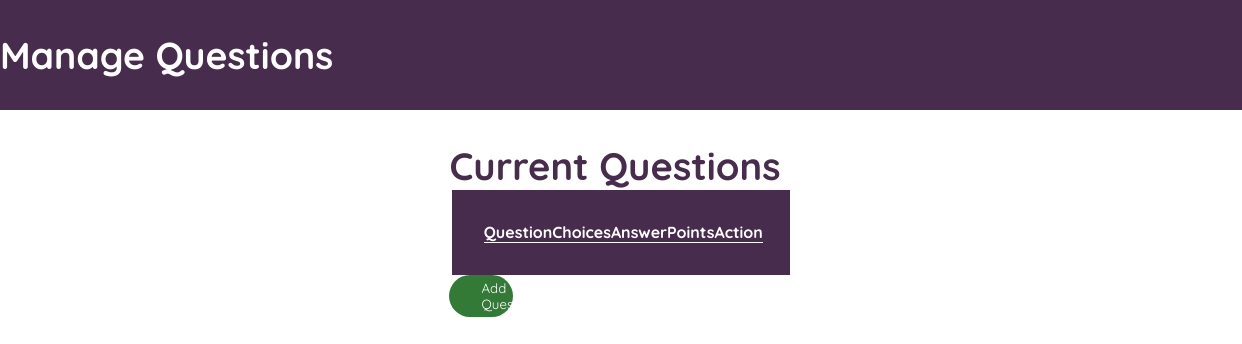
/teachermodule/teacherManageQuestions.php?quiz_code=nmqs001, run on an earlier commit of the app's database.
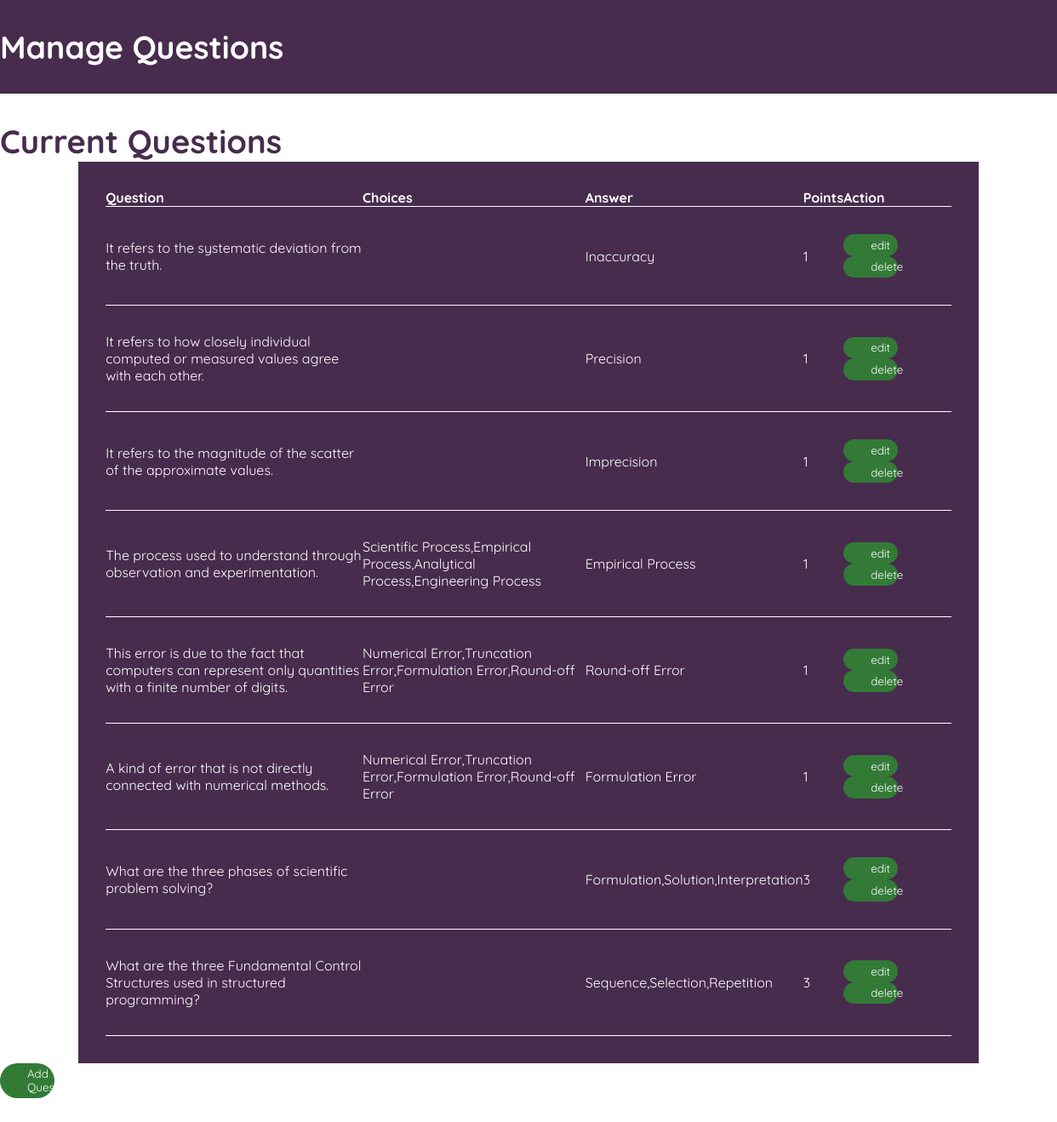
And on a later commit of the database.
### tables this page shows
CREATE TABLE `quiz_inventory` (
  `quiz_code` varchar(45) DEFAULT NULL,
  `type_of_quiz` text DEFAULT NULL,
  `question` text DEFAULT NULL,
  `choices` text DEFAULT NULL,
  `answer` text DEFAULT NULL,
  `points` int(11) DEFAULT NULL
);

### teachermodule/rQuestionsManage.php (the view, shortened to what this page needs)
<?php
    include "config.php";
    $sql = "SELECT * FROM `quiz_inventory` WHERE `quiz_code` = '" . $_SESSION['quiz_code'] . "'";
    $result = mysqli_query($connection, $sql);
    while ($row = $result->fetch_assoc()) {
        echo "<tr>";
        echo "<td>" . $row['question'] . "</td>";
        echo "<td>" . $row['choices'] . "</td>";
        echo "<td>" . $row['answer'] . "</td>";
        echo "<td>" . $row['points'] . "</td>";
        echo "<td>";
        echo "<button class='editQuestion'><a href='teacherEditQuestion.php?quiz_code=" . $_SESSION['quiz_code'] . "&question=". $row['question'] . "'> edit </a></button>";
        echo "<button class='Delete'><a onClick=\"javascript: return confirm('Are you sure you want to delete?');\" href='dQuestion.php?quiz_code=" . $_SESSION['quiz_code'] . "&question=" . $row['question'] . "'>delete</a></button>";
        echo "</td>";
        echo "</tr>";
    }
?>

What changed in the data, as far as the page shows it:
added quiz_inventory: question "It refers to the systematic deviation from the truth.", answer "Inaccuracy", points "1"
added quiz_inventory: question "It refers to how closely individual computed or measured values agree with each other.", answer "Precision", points "1"
added quiz_inventory: question "It refers to the magnitude of the scatter of the approximate values.", answer "Imprecision", points "1"
added quiz_inventory: question "The process used to understand through observation and experimentation.", choices "Scientific Process,Empirical Process,Analytical Process,Engineering Process", answer "Empirical Process", points "1"
added quiz_inventory: question "This error is due to the fact that computers can represent only quantities with a finite number of digits.", choices "Numerical Error,Truncation Error,Formulation Error,Round-off Error", answer "Round-off Error", points "1"
added quiz_inventory: question "A kind of error that is not directly connected with numerical methods.", choices "Numerical Error,Truncation Error,Formulation Error,Round-off Error", answer "Formulation Error", points "1"
added quiz_inventory: question "What are the three phases of scientific problem solving?", answer "Formulation,Solution,Interpretation", points "3"
added quiz_inventory: question "What are the three Fundamental Control Structures used in structured programming?", answer "Sequence,Selection,Repetition", points "3"
